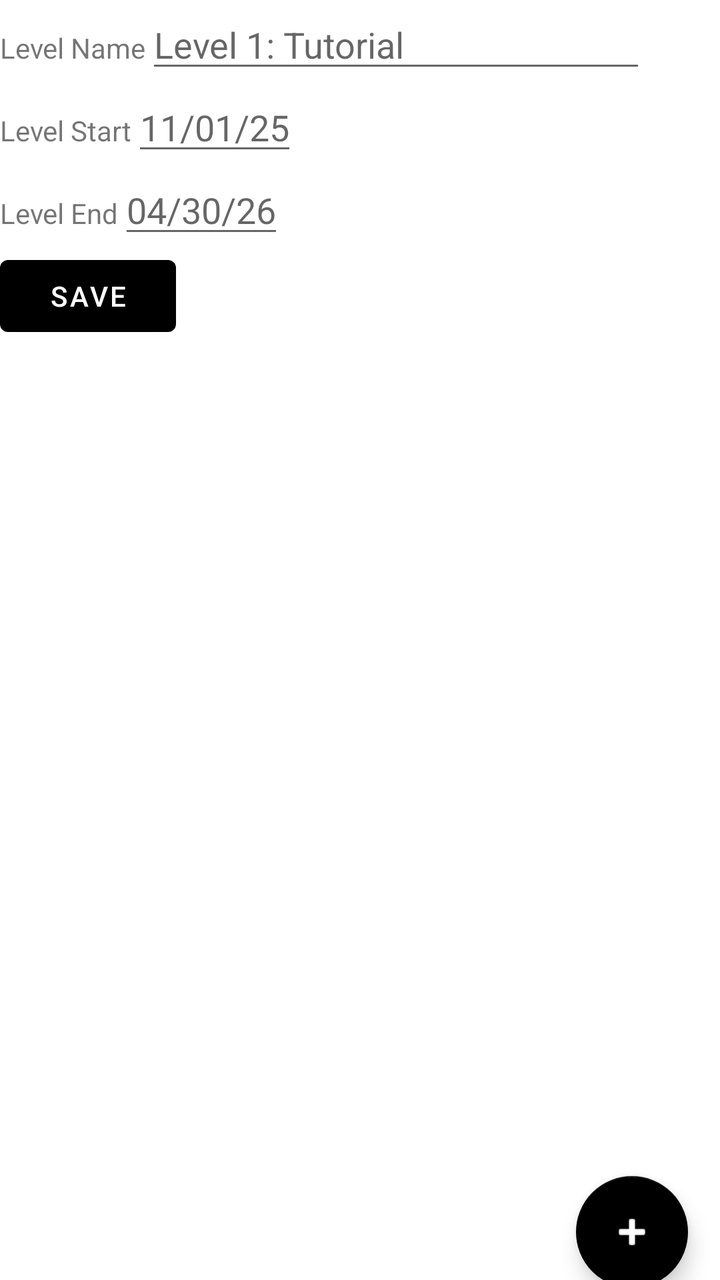
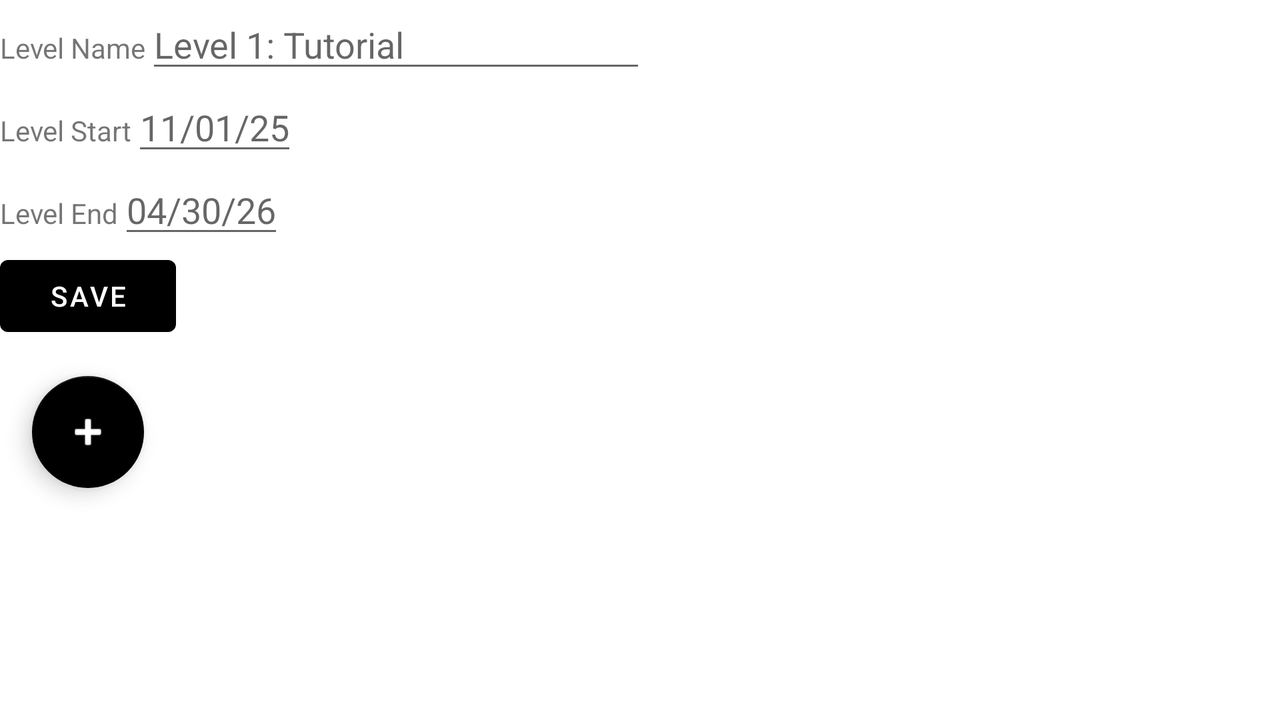

The same Android screen from two of the app's own layout files: first res/layout/ as a phone draws it, then the repository's variant for another configuration, drawn on a device whose configuration selects that folder. Both files follow.
<!-- AndroidManifest.xml: application theme Theme.DatabaseApp -->
<!-- res/layout/activity_level_detail.xml -->
<?xml version="1.0" encoding="utf-8"?>
<androidx.constraintlayout.widget.ConstraintLayout xmlns:android="http://schemas.android.com/apk/res/android"
    xmlns:tools="http://schemas.android.com/tools"
    android:layout_width="match_parent"
    android:layout_height="match_parent"
    xmlns:app="http://schemas.android.com/apk/res-auto"
    tools:context=".UI.LevelEdit">

    <ScrollView
        android:id="@+id/LevelScrollView"
        android:layout_width="match_parent"
        android:layout_height="wrap_content"
        tools:ignore="MissingConstraints">

        <LinearLayout
            android:layout_width="match_parent"
            android:layout_height="match_parent"
            android:orientation="vertical">

            <LinearLayout
                android:layout_width="wrap_content"
                android:layout_height="wrap_content"
                android:orientation="horizontal">

                <TextView
                    android:layout_width="match_parent"
                    android:layout_height="wrap_content"
                    android:text="Level Name" />

                <EditText
                    android:id="@+id/LevelName"
                    android:layout_width="250dp"
                    android:layout_height="wrap_content"
                    android:hint="Level 1: Tutorial" />
            </LinearLayout>


            <LinearLayout
                android:layout_width="wrap_content"
                android:layout_height="wrap_content"
                android:orientation="horizontal">

                <TextView
                    android:layout_width="match_parent"
                    android:layout_height="wrap_content"
                    android:text="Level Start" />

                <EditText
                    android:id="@+id/LevelStart"
                    android:layout_width="wrap_content"
                    android:layout_height="wrap_content"
                    android:hint="11/01/25" />
            </LinearLayout>

            <LinearLayout
                android:layout_width="wrap_content"
                android:layout_height="wrap_content"
                android:orientation="horizontal">

                <TextView
                    android:layout_width="match_parent"
                    android:layout_height="wrap_content"
                    android:text="Level End" />

                <EditText
                    android:id="@+id/LevelEnd"
                    android:layout_width="wrap_content"
                    android:layout_height="wrap_content"
                    android:hint="04/30/26" />
            </LinearLayout>
            <LinearLayout
                android:layout_width="wrap_content"
                android:layout_height="wrap_content"
                android:orientation="horizontal">
                <Button
                    android:layout_width="wrap_content"
                    android:layout_height="wrap_content"
                    android:onClick="addLevelFromScreen"
                    android:text="Save"/>

            </LinearLayout>
        </LinearLayout>


    </ScrollView>
    <androidx.recyclerview.widget.RecyclerView
        android:id="@+id/associated_courses"
        android:layout_width="match_parent"
        android:layout_height="400dp"
        tools:listitem="course_list_item"
        app:layout_constraintTop_toBottomOf="@id/LevelScrollView"/>

    <com.google.android.material.floatingactionbutton.FloatingActionButton
        android:id="@+id/Level_add_course_button"
        android:layout_width="wrap_content"
        android:layout_height="wrap_content"
        android:onClick="addCourseToLevel"
        android:layout_margin="16dp"
        app:layout_constraintTop_toBottomOf="@id/associated_courses"
        app:layout_constraintRight_toRightOf="@id/associated_courses"
        app:srcCompat="@android:drawable/ic_input_add"
        />




</androidx.constraintlayout.widget.ConstraintLayout>
<!-- resources referenced by this layout -->
<resources>
  <style name="Theme.DatabaseApp" parent="Theme.MaterialComponents.DayNight.DarkActionBar">
          
          <item name="colorPrimary">@color/black</item>
          <item name="colorPrimaryVariant">@color/black</item>
          <item name="colorOnPrimary">@color/white</item>
          
          <item name="colorSecondary">@color/black</item>
          <item name="colorSecondaryVariant">@color/black</item>
          <item name="colorOnSecondary">@color/white</item>
          
          <item name="android:statusBarColor" tools:targetApi="l">?attr/colorPrimaryVariant</item>
          
      </style>
</resources>
<!-- res/layout-land/activity_level_detail.xml (the repository's variant of the layout above) -->
<!-- drawn on the phone turned sideways -->
<?xml version="1.0" encoding="utf-8"?>
<androidx.constraintlayout.widget.ConstraintLayout xmlns:android="http://schemas.android.com/apk/res/android"
    xmlns:tools="http://schemas.android.com/tools"
    android:layout_width="match_parent"
    android:layout_height="match_parent"
    xmlns:app="http://schemas.android.com/apk/res-auto"
    tools:context=".UI.LevelEdit">

    <ScrollView
        android:id="@+id/LevelScrollView"
        android:layout_width="match_parent"
        android:layout_height="wrap_content"
        tools:ignore="MissingConstraints">



        <LinearLayout
            android:layout_width="match_parent"
            android:layout_height="wrap_content"
            android:orientation="vertical">


            <LinearLayout
                android:layout_width="match_parent"
                android:layout_height="wrap_content"
                android:orientation="horizontal">

                <TextView
                    android:layout_width="wrap_content"
                    android:layout_height="wrap_content"
                    android:text="Level Name" />

                <EditText
                    android:id="@+id/LevelName"
                    android:layout_width="250dp"
                    android:layout_height="wrap_content"
                    android:hint="Level 1: Tutorial" />
            </LinearLayout>


            <LinearLayout
                android:layout_width="wrap_content"
                android:layout_height="wrap_content"
                android:orientation="horizontal">

                <TextView
                    android:layout_width="wrap_content"
                    android:layout_height="wrap_content"
                    android:text="Level Start" />

                <EditText
                    android:id="@+id/LevelStart"
                    android:layout_width="wrap_content"
                    android:layout_height="wrap_content"
                    android:hint="11/01/25" />
            </LinearLayout>

            <LinearLayout
                android:layout_width="match_parent"
                android:layout_height="wrap_content"
                android:orientation="horizontal">

                <TextView
                    android:layout_width="wrap_content"
                    android:layout_height="wrap_content"
                    android:text="Level End" />

                <EditText
                    android:id="@+id/LevelEnd"
                    android:layout_width="wrap_content"
                    android:layout_height="wrap_content"
                    android:hint="04/30/26" />
            </LinearLayout>
            <LinearLayout
                android:layout_width="wrap_content"
                android:layout_height="wrap_content"
                android:orientation="horizontal">
                <Button
                    android:layout_width="wrap_content"
                    android:layout_height="wrap_content"
                    android:onClick="addLevelFromScreen"
                    android:text="Save"/>

            </LinearLayout>

            <androidx.recyclerview.widget.RecyclerView
                android:id="@+id/associated_courses"
                android:layout_width="match_parent"
                android:layout_height="wrap_content"
                tools:listitem="course_list_item"
                app:layout_constraintTop_toBottomOf="@id/LevelScrollView"/>

            <com.google.android.material.floatingactionbutton.FloatingActionButton
                android:id="@+id/Level_add_course_button"
                android:layout_width="wrap_content"
                android:layout_height="wrap_content"
                android:onClick="addCourseToLevel"
                android:layout_margin="16dp"
                app:layout_constraintTop_toBottomOf="@id/associated_courses"
                app:layout_constraintRight_toRightOf="@id/associated_courses"
                app:srcCompat="@android:drawable/ic_input_add"
                />



        </LinearLayout>




    </ScrollView>






</androidx.constraintlayout.widget.ConstraintLayout>
